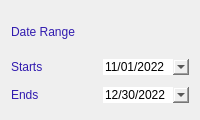
               <widget class="QFrame" name="frame_10">
                <property name="minimumSize">
                 <size>
                  <width>0</width>
                  <height>120</height>
                 </size>
                </property>
                <property name="styleSheet">
                 <string notr="true">
border-radius:0px;</string>
                </property>
                <property name="frameShape">
                 <enum>QFrame::StyledPanel</enum>
                </property>
                <property name="frameShadow">
                 <enum>QFrame::Raised</enum>
                </property>
                <layout class="QGridLayout" name="gridLayout_2">
                 <item row="0" column="0" colspan="2">
                  <widget class="QLabel" name="label_5">
                   <property name="maximumSize">
                    <size>
                     <width>16777215</width>
                     <height>30</height>
                    </size>
                   </property>
                   <property name="styleSheet">
                    <string notr="true">color:rgb(49, 27, 175);</string>
                   </property>
                   <property name="text">
                    <string>Date Range</string>
                   </property>
                  </widget>
                 </item>
                 <item row="1" column="0">
                  <widget class="QLabel" name="label_6">
                   <property name="styleSheet">
                    <string notr="true">color:rgb(49, 27, 175);</string>
                   </property>
                   <property name="text">
                    <string>Starts</string>
                   </property>
                  </widget>
                 </item>
                 <item row="1" column="1">
                  <widget class="QDateEdit" name="dateEdit">
                   <property name="acceptDrops">
                    <bool>true</bool>
                   </property>
                   <property name="wrapping">
                    <bool>true</bool>
                   </property>
                   <property name="dateTime">
                    <datetime>
                     <hour>0</hour>
                     <minute>0</minute>
                     <second>0</second>
                     <year>2022</year>
                     <month>11</month>
                     <day>1</day>
                    </datetime>
                   </property>
                   <property name="maximumDateTime">
                    <datetime>
                     <hour>23</hour>
                     <minute>59</minute>
                     <second>59</second>
                     <year>2023</year>
                     <month>6</month>
                     <day>30</day>
                    </datetime>
                   </property>
                   <property name="minimumDateTime">
                    <datetime>
                     <hour>0</hour>
                     <minute>0</minute>
                     <second>0</second>
                     <year>2019</year>
                     <month>11</month>
                     <day>14</day>
                    </datetime>
                   </property>
                   <property name="displayFormat">
                    <string>MM/dd/yyyy</string>
                   </property>
                   <property name="calendarPopup">
                    <bool>true</bool>
                   </property>
                  </widget>
                 </item>
                 <item row="2" column="0">
                  <widget class="QLabel" name="label_7">
                   <property name="styleSheet">
                    <string notr="true">color:rgb(49, 27, 175);</string>
                   </property>
                   <property name="text">
                    <string>Ends</string>
                   </property>
                  </widget>
                 </item>
                 <item row="2" column="1">
                  <widget class="QDateEdit" name="dateEdit_2">
                   <property name="dateTime">
                    <datetime>
                     <hour>0</hour>
                     <minute>0</minute>
                     <second>0</second>
                     <year>2022</year>
                     <month>12</month>
                     <day>30</day>
                    </datetime>
                   </property>
                   <property name="currentSection">
                    <enum>QDateTimeEdit::MonthSection</enum>
                   </property>
                   <property name="displayFormat">
                    <string>MM/dd/yyyy</string>
                   </property>
                   <property name="calendarPopup">
                    <bool>true</bool>
                   </property>
                  </widget>
                 </item>
                </layout>
               </widget>
